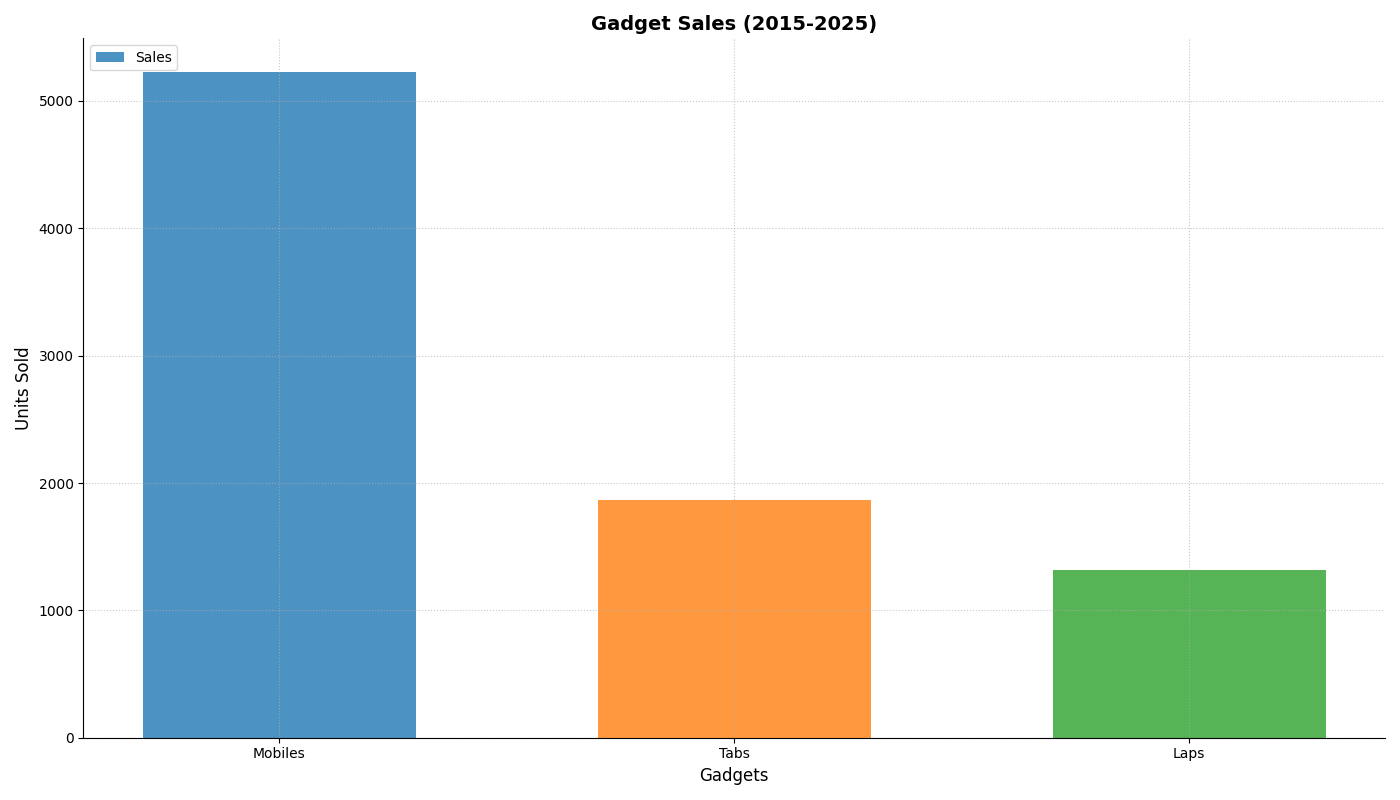

Recreate this plot in Python.
import matplotlib.pyplot as plt
import numpy as np

gadgets = {
    'Mobiles': [250, 300, 350, 380, 450, 500, 520, 530, 600, 650, 700],
    'Tabs': [120, 130, 135, 140, 160, 170, 175, 190, 200, 220, 230],
    'Laps': [80, 95, 100, 105, 110, 120, 125, 130, 140, 150, 160]
}

total_sales = {gadget: sum(sales) for gadget, sales in gadgets.items()}
sorted_gadgets = sorted(total_sales.items(), key=lambda x: x[1], reverse=True)
gadget_names, sorted_sales = zip(*sorted_gadgets)

fig, ax = plt.subplots(figsize=(14, 8))
bar_width = 0.6
range_gadgets = np.arange(len(gadget_names))

# Changed bar colors
ax.bar(range_gadgets, sorted_sales, width=bar_width, color=['#1f77b4', '#ff7f0e', '#2ca02c'], alpha=0.8)

ax.set_title('Gadget Sales (2015-2025)', fontsize=14, fontweight='bold')
ax.set_ylabel('Units Sold', fontsize=12)
ax.set_xlabel('Gadgets', fontsize=12)
ax.set_xticks(range_gadgets)
ax.set_xticklabels(gadget_names)

# Modified grid to dotted style
ax.grid(True, linestyle=':', alpha=0.7)

# Hide top and right spines for stylistic effect
ax.spines['top'].set_visible(False)
ax.spines['right'].set_visible(False)

# Added legend
ax.legend(['Sales'], loc='upper left')

plt.tight_layout()
plt.show()
